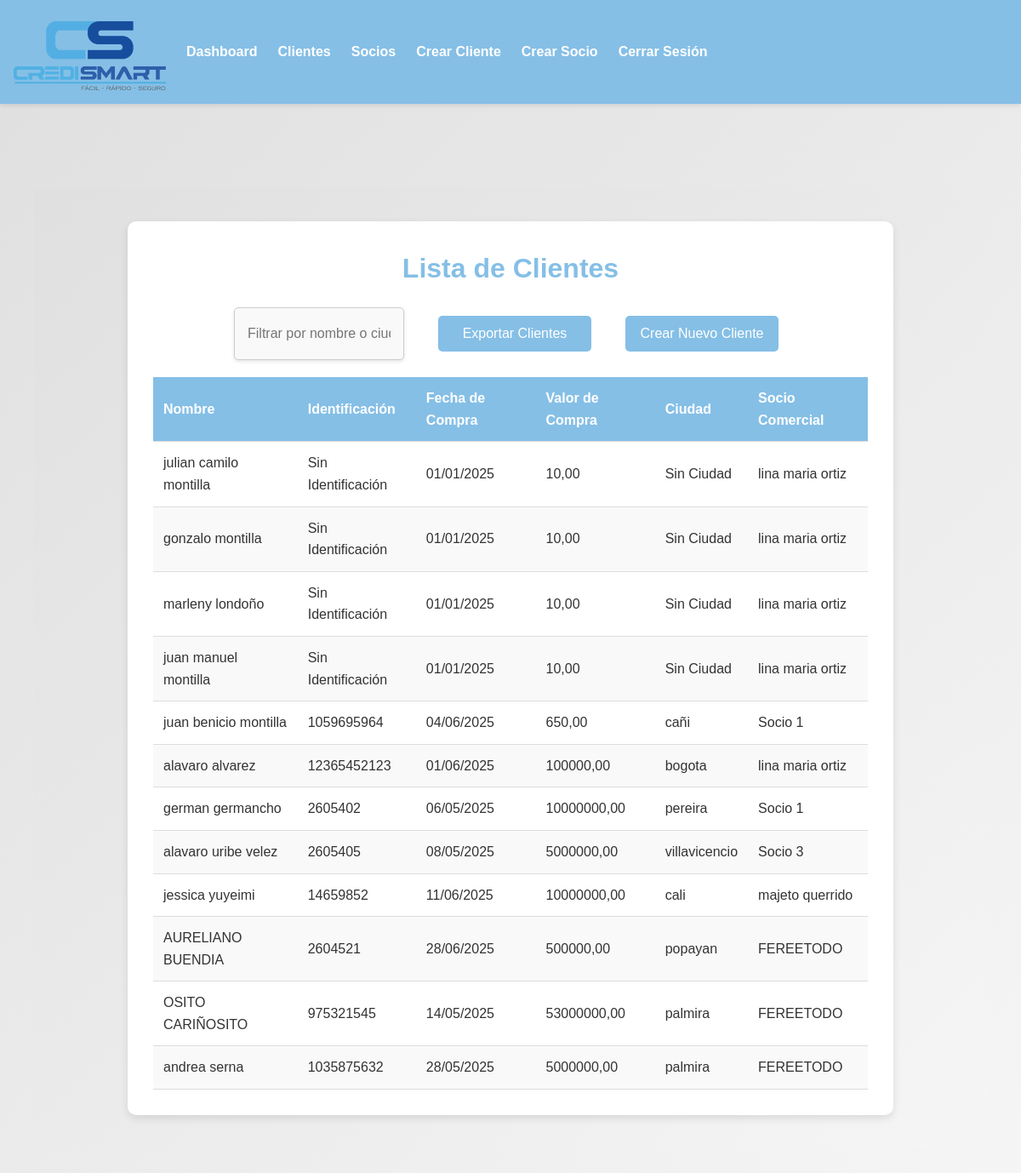
The app's page /clients/ (signed in), older data.
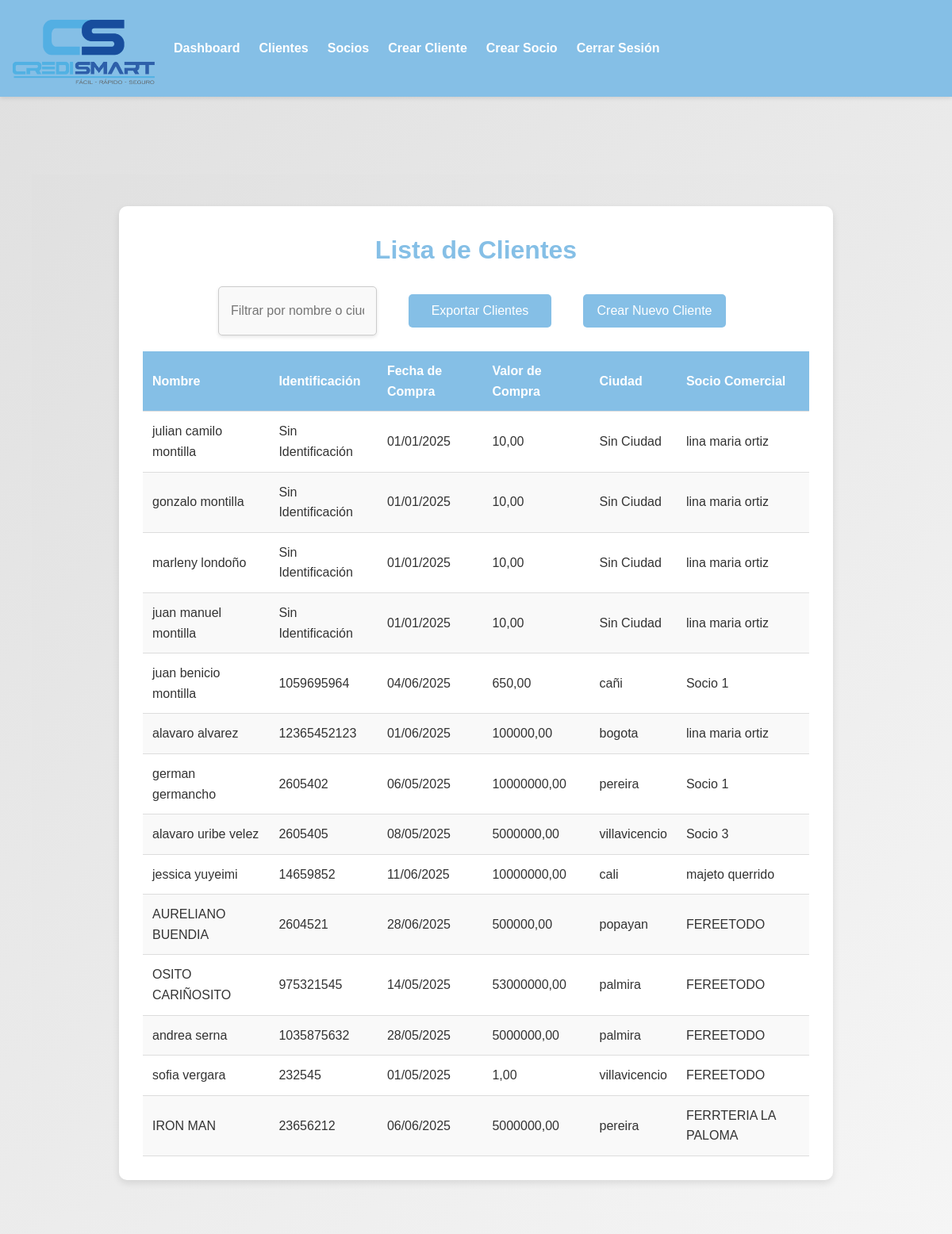
The same page, newer data.
### businessapp/models.py (models this page shows, shortened)
class Client(models.Model):
    name = models.CharField(max_length=100)
    identification = models.CharField(max_length=20, unique=True, null=True, blank=True)
    email = models.EmailField()
    phone = models.CharField(max_length=15)
    purchase_date = models.DateField()
    purchase_value = models.DecimalField(max_digits=10, decimal_places=2)
    city = models.CharField(max_length=100, null=True, blank=True)  # Permitir nulos temporalmente  # Sin null=True ni blank=True
    business_partner = models.ForeignKey(BusinessPartner, on_delete=models.SET_NULL, null=True, blank=True)
    created_at = models.DateTimeField(auto_now_add=True)

class BusinessPartner(models.Model):
    name = models.CharField(max_length=100)
    city = models.CharField(max_length=100)
    affiliation_date = models.DateField(null=True, blank=True)
    sales_history = models.DecimalField(max_digits=10, decimal_places=2, default=0.00, null=True, blank=True)

### businessapp/views.py (the view)
# urls.py: path('clients/', views.client_list, name='client_list'),
@login_required
def client_list(request):
    if not request.user.is_authenticated:
        return redirect('login')
    clients = Client.objects.all()
    return render(request, 'businessapp/client_list.html', {'clients': clients})

### businessapp/templates/businessapp/client_list.html (shortened to what this page needs)
{% extends 'businessapp/base.html' %}
{% load static %}
{% block content %}
    <div class="client-list-container">
        <div class="card">
            <h2>Lista de Clientes</h2>
            <div class="button-group">
                <input type="text" id="filterInput" placeholder="Filtrar por nombre o ciudad" onkeyup="filterClients()">
                <button class="submit-button" onclick="window.location.href='{% url 'export_clients' %}'">Exportar Clientes</button>
                <button class="submit-button" onclick="window.location.href='{% url 'create_client' %}'">Crear Nuevo Cliente</button>
            </div>
            <table id="clientTable">
                <thead>
                    <tr>
                        <th>Nombre</th>
                        <th>Identificación</th>
                        <th>Fecha de Compra</th>
                        <th>Valor de Compra</th>
                        <th>Ciudad</th>
                        <th>Socio Comercial</th>
                    </tr>
                </thead>
                <tbody>
                    {% for client in clients %}
                        <tr>
                            <td>{{ client.name }}</td>
                            <td>{{ client.identification|default:'Sin Identificación' }}</td>
                            <td>{{ client.purchase_date|date:"d/m/Y"|default:'Sin Fecha' }}</td>
                            <td>{{ client.purchase_value|floatformat:2 }}</td>
                            <td>{{ client.city|default:'Sin Ciudad' }}</td>
                            <td>{{ client.business_partner.name|default:'Sin Socio' }}</td>
                        </tr>
                    {% empty %}
                        <tr>
                            <td colspan="6">No hay clientes registrados.</td>
                        </tr>
                    {% endfor %}
                </tbody>
            </table>
        </div>
    </div>
{% endblock %}

Row changes from the older to the newer data that the page shows:
added Client: name "sofia vergara", identification "232545", purchase_date "01/05/2025", purchase_value "1,00", city "villavicencio", business_partner.name "FEREETODO"
added Client: name "IRON MAN", identification "23656212", purchase_date "06/06/2025", purchase_value "5000000,00", city "pereira", business_partner.name "FERRTERIA LA PALOMA"
